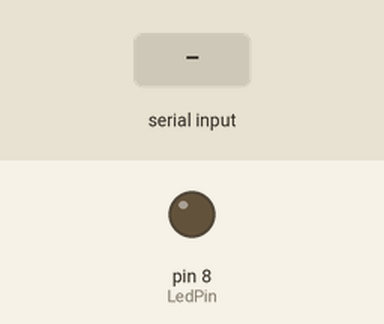
Recording of a sketch running on a simulated Arduino Uno, built with avr-gcc and run on an emulated ATmega328P. Shown: output pins drawn as LEDs (lit = HIGH). Inputs (shaded band) come from the test bench. What the sketch prints to the serial monitor is not drawn.

Above: at 1.2 s.
1.3 s: byte 4 (4) received over Serial
At 1.7 s:
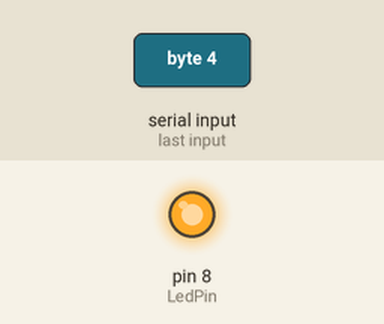
Timing chart, 0 to 4.3 s (numbered marks = the images above; inputs shaded):
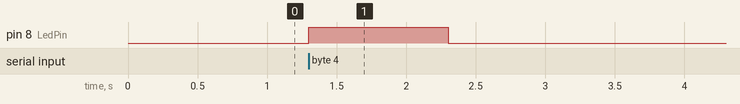

Measured:
- after the input at 1.3 s, pin 8 (LedPin): LOW → HIGH at once, → LOW 1.0 s later

The sketch:

sketch_feb28a.ino
```cpp
 int LedPin = 8;
void setup()
{
 Serial.begin(9600);


 pinMode(LedPin, OUTPUT);
 digitalWrite(LedPin, LOW);
}


void loop()
{
Serial.write(2);

while(Serial.available() == 0);
int i = Serial.read();

if(i == 4) {
digitalWrite(LedPin, HIGH);
delay(1000);
digitalWrite(LedPin, LOW);
}
Serial.flush();
}
```
